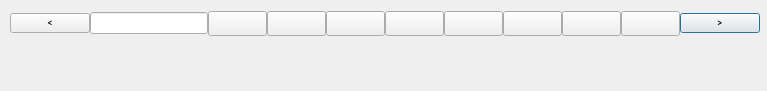
<?xml version="1.0" encoding="UTF-8"?>
<ui version="4.0">
 <class>chinesebar</class>
 <widget class="QDialog" name="chinesebar">
  <property name="geometry">
   <rect>
    <x>0</x>
    <y>0</y>
    <width>767</width>
    <height>91</height>
   </rect>
  </property>
  <property name="windowTitle">
   <string>Dialog</string>
  </property>
  <widget class="QWidget" name="gridLayoutWidget">
   <property name="geometry">
    <rect>
     <x>10</x>
     <y>10</y>
     <width>750</width>
     <height>28</height>
    </rect>
   </property>
   <layout class="QGridLayout" name="gridLayout">
    <property name="spacing">
     <number>0</number>
    </property>
    <item row="1" column="11">
     <widget class="QPushButton" name="listDown">
      <property name="font">
       <font>
        <family>微软雅黑</family>
        <pointsize>6</pointsize>
        <weight>75</weight>
        <bold>true</bold>
       </font>
      </property>
      <property name="text">
       <string>&gt;</string>
      </property>
     </widget>
    </item>
    <item row="1" column="4">
     <widget class="QPushButton" name="font_2">
      <property name="font">
       <font>
        <family>微软雅黑</family>
        <pointsize>9</pointsize>
        <weight>75</weight>
        <bold>true</bold>
       </font>
      </property>
      <property name="text">
       <string/>
      </property>
     </widget>
    </item>
    <item row="1" column="1" colspan="2">
     <widget class="QLineEdit" name="lineEdit">
      <property name="font">
       <font>
        <family>微软雅黑</family>
        <pointsize>6</pointsize>
        <weight>75</weight>
        <bold>true</bold>
       </font>
      </property>
     </widget>
    </item>
    <item row="1" column="0">
     <widget class="QPushButton" name="listUp">
      <property name="font">
       <font>
        <family>微软雅黑</family>
        <pointsize>6</pointsize>
        <weight>75</weight>
        <bold>true</bold>
       </font>
      </property>
      <property name="text">
       <string>&lt;</string>
      </property>
     </widget>
    </item>
    <item row="1" column="3">
     <widget class="QPushButton" name="font_1">
      <property name="font">
       <font>
        <family>微软雅黑</family>
        <pointsize>9</pointsize>
        <weight>75</weight>
        <bold>true</bold>
       </font>
      </property>
      <property name="text">
       <string/>
      </property>
     </widget>
    </item>
    <item row="1" column="5">
     <widget class="QPushButton" name="font_3">
      <property name="font">
       <font>
        <family>微软雅黑</family>
        <pointsize>9</pointsize>
        <weight>75</weight>
        <bold>true</bold>
       </font>
      </property>
      <property name="text">
       <string/>
      </property>
     </widget>
    </item>
    <item row="1" column="6">
     <widget class="QPushButton" name="font_4">
      <property name="font">
       <font>
        <family>微软雅黑</family>
        <pointsize>9</pointsize>
        <weight>75</weight>
        <bold>true</bold>
       </font>
      </property>
      <property name="text">
       <string/>
      </property>
     </widget>
    </item>
    <item row="1" column="7">
     <widget class="QPushButton" name="font_5">
      <property name="font">
       <font>
        <family>微软雅黑</family>
        <pointsize>9</pointsize>
        <weight>75</weight>
        <bold>true</bold>
       </font>
      </property>
      <property name="text">
       <string/>
      </property>
     </widget>
    </item>
    <item row="1" column="8">
     <widget class="QPushButton" name="font_6">
      <property name="font">
       <font>
        <family>微软雅黑</family>
        <pointsize>9</pointsize>
        <weight>75</weight>
        <bold>true</bold>
       </font>
      </property>
      <property name="text">
       <string/>
      </property>
     </widget>
    </item>
    <item row="1" column="9">
     <widget class="QPushButton" name="font_7">
      <property name="font">
       <font>
        <family>微软雅黑</family>
        <pointsize>9</pointsize>
        <weight>75</weight>
        <bold>true</bold>
       </font>
      </property>
      <property name="text">
       <string/>
      </property>
     </widget>
    </item>
    <item row="1" column="10">
     <widget class="QPushButton" name="font_8">
      <property name="font">
       <font>
        <family>微软雅黑</family>
        <pointsize>9</pointsize>
        <weight>75</weight>
        <bold>true</bold>
       </font>
      </property>
      <property name="text">
       <string/>
      </property>
     </widget>
    </item>
   </layout>
  </widget>
 </widget>
 <resources/>
 <connections/>
</ui>
